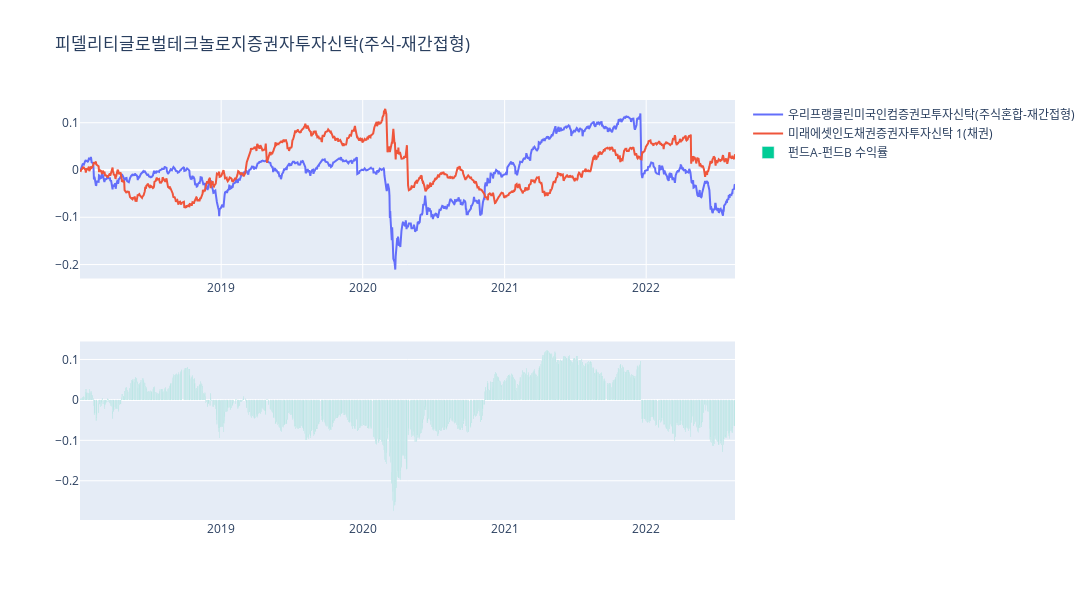

This figure's notebook cell:
### Code cell
fig = plotly.subplots.make_subplots(
    rows=2, 
    cols=1, 
    # subplot_titles=("가격", "설정원본 (백만원)")
    )

fig.append_trace(
    go.Scatter(y=fundAB_cumret_df.iloc[:, 0], x=fundAB_cumret_df.index, name=fundA_name), 
    row=1,
    col=1,
    )
fig.append_trace(
    go.Scatter(y=fundAB_cumret_df.iloc[:, 1], x=fundAB_cumret_df.index, name=fundB_name), 
    row=1,
    col=1,
    )
fig.append_trace(
    go.Bar(y=fundAB_cumret_df.loc[:, "ret_diff"], x=fundAB_cumret_df.index, name="펀드A-펀드B 수익률"),
    row=2,
    col=1,
    )

# fig.update_xaxes(rangeslider_visible=True)
fig.update_layout(height=600, width=1200, title_text=name)
fig.show()

### Figure 1 — Plotly figure (JSON) as saved in the notebook; plotly's stock layout.template omitted (floating-point values rounded to 4 significant figures; data arrays with more than 128 entries replaced by an {"elided": "..."} marker saying what was removed)
{"data": [{"name": "우리프랭클린미국인컴증권모투자신탁(주식혼합-재간접형)", "type": "scatter", "x": {"elided": "1145 str values"}, "xaxis": "x", "y": {"elided": "1145 float values"}, "yaxis": "y"}, {"name": "미래에셋인도채권증권자투자신탁 1(채권)", "type": "scatter", "x": {"elided": "1145 str values"}, "xaxis": "x", "y": {"elided": "1145 float values"}, "yaxis": "y"}, {"name": "펀드A-펀드B 수익률", "type": "bar", "x": {"elided": "1145 str values"}, "xaxis": "x2", "y": {"elided": "1145 float values"}, "yaxis": "y2"}], "layout": {"height": 600, "title": {"text": "피델리티글로벌테크놀로지증권자투자신탁(주식-재간접형)"}, "width": 1200, "xaxis": {"anchor": "y", "domain": [0, 1]}, "xaxis2": {"anchor": "y2", "domain": [0, 1]}, "yaxis": {"anchor": "x", "domain": [0.575, 1]}, "yaxis2": {"anchor": "x2", "domain": [0, 0.425]}}}
